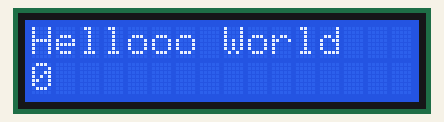
Simulated run of this program. Board: Arduino Uno, built with avr-gcc and run on an emulated ATmega328P. On the bench: 16×2 character LCD. Wiring (inferred from the names in the program): MCP23008 port expander at I2C address 0x20. Wiring (inferred from the signals the program sends): character LCD (HD44780): RS Q1; E Q2; data Q3, Q4, Q5, Q6.

Above: at 0.3 s.
At 4.3 s:
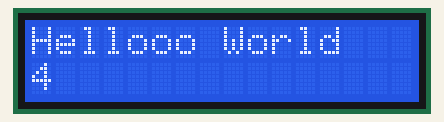
At 9.3 s:
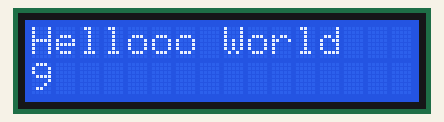
At 19.5 s:
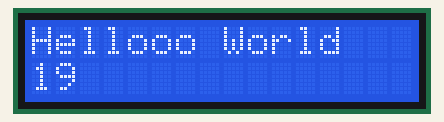
At 28.6 s:
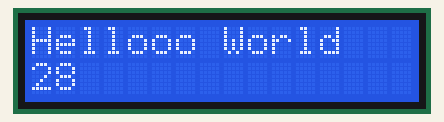
At 38.7 s:
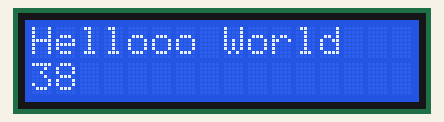

Measured:
- what the display in image 0 shows lasts 1.0 s, from 0.2 s to 1.2 s

The program:

main.cpp
```cpp
/* Test of I2C Backpack for 16by2 LCD using MSOE I2C Library

  LCD 16x2 with LCD Backpack Wiring:
  DAT(Data) to SDA/PC4/A4 Pin
  CLK(Clock) to SCL/PB5/A5 Pin
  5v to 5v Pin
  GND to GND Pin

*/

#include <Arduino.h>

#include <avr/io.h>
#include <inttypes.h>
#include "MSOE_I2C/delay.h"
#include "MSOE_I2C/bit.h"
#include "MSOE_I2C/lcd.h"

int main(void)
{
 	lcd_init();
	lcd_clear();
	lcd_home();
	lcd_printf("Hellooo World");

	int count = 0;
	while(1)
	{
		lcd_goto_xy(0,1);
		lcd_printf("%d",count);
		delay_ms(1000);
		count++;
	}

  return 0;
}
```

bit.h
```cpp
// (licence header left out)
/*
	bit.c
	contains only a couple of macros helpful for beginning programmers
	Copyright (c) 2005 Joerg Mossbrucker <mossbruc@msoe.edu>
*/

#ifndef _BIT_C
#define _BIT_C

#define sbi(a, b) (a) |= (1 << (b))
#define cbi(a, b) (a) &= ~(1 << (b))
#define tbi(a, b)  (((a) & (1<<(b)))>>(b))

#define bit_set(a,m)    ((a) |= (m))
#define bit_clear(a,m)  ((a) &= ~(m))
#define bit_toggle(a,m) ((a) ^= (m))
#define bit_test(a, m)  ((a) & (m))

#endif
```

delay.h
```cpp
// (licence header left out)
/*
	delay.h
	Header file for the delay function
	Copyright (c) 2004 Joerg Mossbrucker <mossbruc@msoe.edu>
*/

#ifndef _DELAY_H
#define _DELAY_H

#include "globaldef.h"
#include <inttypes.h>
void delay_us(uint16_t us);
// delay for ms milli-seconds
// delay times are only half-way accurate if optimization is turned on!
void delay_ms(uint16_t ms)
{
	volatile uint16_t i;

	for(i=ms;i>0;i--)
	{
		delay_us(1000);
	}
}

// delay for us micro-seconds
// delay times are only half-way accurate if optimization is turned on to level 3!
// max value for us is 65535/4*CYCLES_PER_US
// which is app. 17777 for 14.7456MHZ
void delay_us(uint16_t us)
{
	uint16_t _count;
	_count=us/4*CYCLES_PER_US;

	asm volatile (
		"1: sbiw %0,1" "\n\t"
		"brne 1b"
		: "=w" (_count)
		: "0" (_count)
	);
}

#endif
```

globaldef.h
```cpp
// (licence header left out)
/*
	globaldef.h
	Global definitions for the MSOE development platform
	Copyright (c) 2004 Joerg Mossbrucker <mossbruc@msoe.edu>
*/


#ifndef _GLOBALDEF_H
#define _GLOBALDEF_H


// CPU clock speed

/*
 * 7/21/2011 (CJP):
 * resolves "F_CPU redefined" warning (defined during call to avr-gcc)
 * Arduino uses 16MHz crystal
 */
//#define F_CPU        14745600L              // 14.7456MHz processor
//#define CYCLES_PER_US 14.7456				// cpu cycles per microsecond
											// since its all in integer
											// this will lead to 15cycles/us

#define CYCLES_PER_US 16				// cpu cycles per microsecond


#endif
```

i2c.h
```cpp
/*
	twi.h
*/

#ifndef _I2c_H
#define _I2c_H

#include <compat/twi.h>

#define MAX_TRIES 50

#define MCP23008_ID    0x40  // MCP23008 Device Identifier 0x40
#define MCP23008_ADDR  0x00  // MCP23008 Device Address


#define IODIR 0x00           // MCP23008 I/O Direction Register
#define GPIO  0x09           // MCP23008 General Purpose I/O Register
#define OLAT  0x0A           // MCP23008 Output Latch Register
#define I2C_START 0
#define I2C_DATA 1
#define I2C_DATA_ACK 2
#define I2C_STOP 3
#define ACK 1
#define NACK 0

#define DATASIZE 32

unsigned char  i2c_transmit(unsigned char type);

char i2c_start(unsigned int dev_id, unsigned int dev_addr, unsigned char rw_type);

void i2c_stop(void);

char i2c_write(char data);

char i2c_read(char *data,char ack_type);

void Write_MCP23008(unsigned char reg_addr,unsigned char data);

unsigned char Read_MCP23008(unsigned char reg_addr);

void i2c_init(void);

void i2c_init(void)
{
  // Initial ATMega328P TWI/I2C Peripheral
  TWSR = 0x00;         // Select Prescaler of 1

  // SCL frequency = 16000000 / (16 + 2 * 12 * 1) = 400 kHz
  TWBR = 0x0C;        // 12 Decimal
}

/* START I2C Routine */
unsigned char i2c_transmit(unsigned char type) {
  switch(type) {
     case I2C_START:    // Send Start Condition
       TWCR = (1 << TWINT) | (1 << TWSTA) | (1 << TWEN);
       break;
     case I2C_DATA:     // Send Data with No-Acknowledge
       TWCR = (1 << TWINT) | (1 << TWEN);
       break;
     case I2C_DATA_ACK: // Send Data with Acknowledge
       TWCR = (1 << TWEA) | (1 << TWINT) | (1 << TWEN);
       break;
     case I2C_STOP:     // Send Stop Condition
	TWCR = (1 << TWINT) | (1 << TWEN) | (1 << TWSTO);
	return 0;
  }

  // Wait for TWINT flag set on Register TWCR
  while (!(TWCR & (1 << TWINT)));

  // Return TWI Status Register, mask the prescaler bits (TWPS1,TWPS0)
  return (TWSR & 0xF8);
}

char i2c_start(unsigned int dev_id, unsigned int dev_addr, unsigned char rw_type)
{
  unsigned char n = 0;
  unsigned char twi_status;
  char r_val = -1;

i2c_retry:
  if (n++ >= MAX_TRIES) return r_val;

  // Transmit Start Condition
  twi_status=i2c_transmit(I2C_START);

  // Check the TWI Status
  if (twi_status == TW_MT_ARB_LOST) goto i2c_retry;
  if ((twi_status != TW_START) && (twi_status != TW_REP_START)) goto i2c_quit;

  // Send slave address (SLA_W)
  TWDR = (dev_id & 0xF0) | (dev_addr & 0x0E) | rw_type;

  // Transmit I2C Data
  twi_status=i2c_transmit(I2C_DATA);

  // Check the TWSR status
  if ((twi_status == TW_MT_SLA_NACK) || (twi_status == TW_MT_ARB_LOST)) goto i2c_retry;
  if (twi_status != TW_MT_SLA_ACK) goto i2c_quit;

  r_val=0;

i2c_quit:
  return r_val;
}

void i2c_stop(void)
{
  unsigned char twi_status;

  // Transmit I2C Data
  twi_status=i2c_transmit(I2C_STOP);
}

char i2c_write(char data)
{
  unsigned char twi_status;
  char r_val = -1;

  // Send the Data to I2C Bus
  TWDR = data;

  // Transmit I2C Data
  twi_status=i2c_transmit(I2C_DATA);

  // Check the TWSR status
  if (twi_status != TW_MT_DATA_ACK) goto i2c_quit;

  r_val=0;

i2c_quit:
  return r_val;
}

char i2c_read(char *data,char ack_type)
{
  unsigned char twi_status;
  char r_val = -1;

  if (ack_type) {
    // Read I2C Data and Send Acknowledge
    twi_status=i2c_transmit(I2C_DATA_ACK);

    if (twi_status != TW_MR_DATA_ACK) goto i2c_quit;
  } else {
    // Read I2C Data and Send No Acknowledge
    twi_status=i2c_transmit(I2C_DATA);

    if (twi_status != TW_MR_DATA_NACK) goto i2c_quit;
  }

  // Get the Data
  *data=TWDR;
  r_val=0;

i2c_quit:
  return r_val;
}

void Write_MCP23008(unsigned char reg_addr,unsigned char data)
{
   // Start the I2C Write Transmission
   i2c_start(MCP23008_ID,MCP23008_ADDR,TW_WRITE);

   // Sending the Register Address
   i2c_write(reg_addr);

   // Write data to MCP23008 Register
   i2c_write(data);

   // Stop I2C Transmission
   i2c_stop();
}

unsigned char Read_MCP23008(unsigned char reg_addr)
{
   char data;

   // Start the I2C Write Transmission
   i2c_start(MCP23008_ID,MCP23008_ADDR,TW_WRITE);

   // Read data from MCP23008 Register Address
   i2c_write(reg_addr);

   // Stop I2C Transmission
   i2c_stop();

   // Re-Start the I2C Read Transmission
   i2c_start(MCP23008_ID,MCP23008_ADDR,TW_READ);

   i2c_read(&data,NACK);

   // Stop I2C Transmission
   i2c_stop();

   return data;
}

#endif
```

i2cportprogram.c
```cpp
/*
 * i2cportprogram.c
 *
 *  Created on: Nov 18, 2011
 *      Author: williams
 */

#include "MSOE_I2C/delay.h"
#include "MSOE_I2C/lcd.h"

int main(void)
{
 	lcd_init();
	lcd_clear();
	lcd_home();
	lcd_printf("Hellooo World");

	int count = 0;
	while(1)
	{
		lcd_goto_xy(0,1);
		lcd_printf("%d",count);
		delay_ms(1000);
		count++;
	}
  // Loop Forever

  return 0;
}
```

lcdconf.h
```cpp
// (licence header left out)
/*
	lcdconf.h
	contains configuration information for the LCD display
	Copyright (c) 2003 Joerg Mossbrucker <mossbruc@msoe.edu>
*/

#ifndef _LCDCONF_H
#define _LCDCONF_H

// define port and bits the LCD control signals are connected
//#define LCD_CTRL_PORT	PORTB
//#define LCD_CTRL_DDR	DDRB

/*
 * 7/21/2011 (CJP): Modified for Arduino UNO
 *
 * 7/26/2011 (CJP): Further modification to free up control of
 * RW pin on LCD.  Instead, connect RW pin to GND.
 */
//#define LCD_CTRL_RS		2
//#define LCD_CTRL_RW		1
//#define LCD_CTRL_E		0
//#define LCD_CTRL_RS		5	// Arduino UNO digital pin 13
#define LCD_CTRL_RS		1	// bit 1 of I2C data word
//#define LCD_CTRL_RW		4	// Arduino UNO digital pin 12
//#define LCD_CTRL_E		3	// Arduino UNO digital pin 11
//#define LCD_CTRL_E		4	// Arduino UNO digital pin 12
#define LCD_CTRL_E		2	// bit 2 of I2C data word

// define port the LCD data signals are connected
/*
 * 7/21/2011 (CJP): Modified for Arduino UNO
 */
//#define LCD_DATA_PORT	PORTB
//#define LCD_DATA_DDR	DDRB
//#define LCD_DATA_PORT	PORTD
//#define LCD_DATA_DDR	DDRD

// defines LCD data interface (currently only 4 bit interface is implemented)
// almost all low-level functions need to be changed if 8 bit interface is also implemented
#define LCD_INTERFACE	4

#define LCD_LINES				2
#define LCD_LINE_LENGTH			16

// DDRAM mapping
#define LCD_LINE0_DDRAMADDR		0x00	// on 2x16 0x00-0x0F
#define LCD_LINE1_DDRAMADDR		0x40	// on 2x16 0x40-0x4F
#define LCD_LINE2_DDRAMADDR		0x14
#define LCD_LINE3_DDRAMADDR		0x54

#endif
```

Source omitted: lcd.h (13198 bytes)
